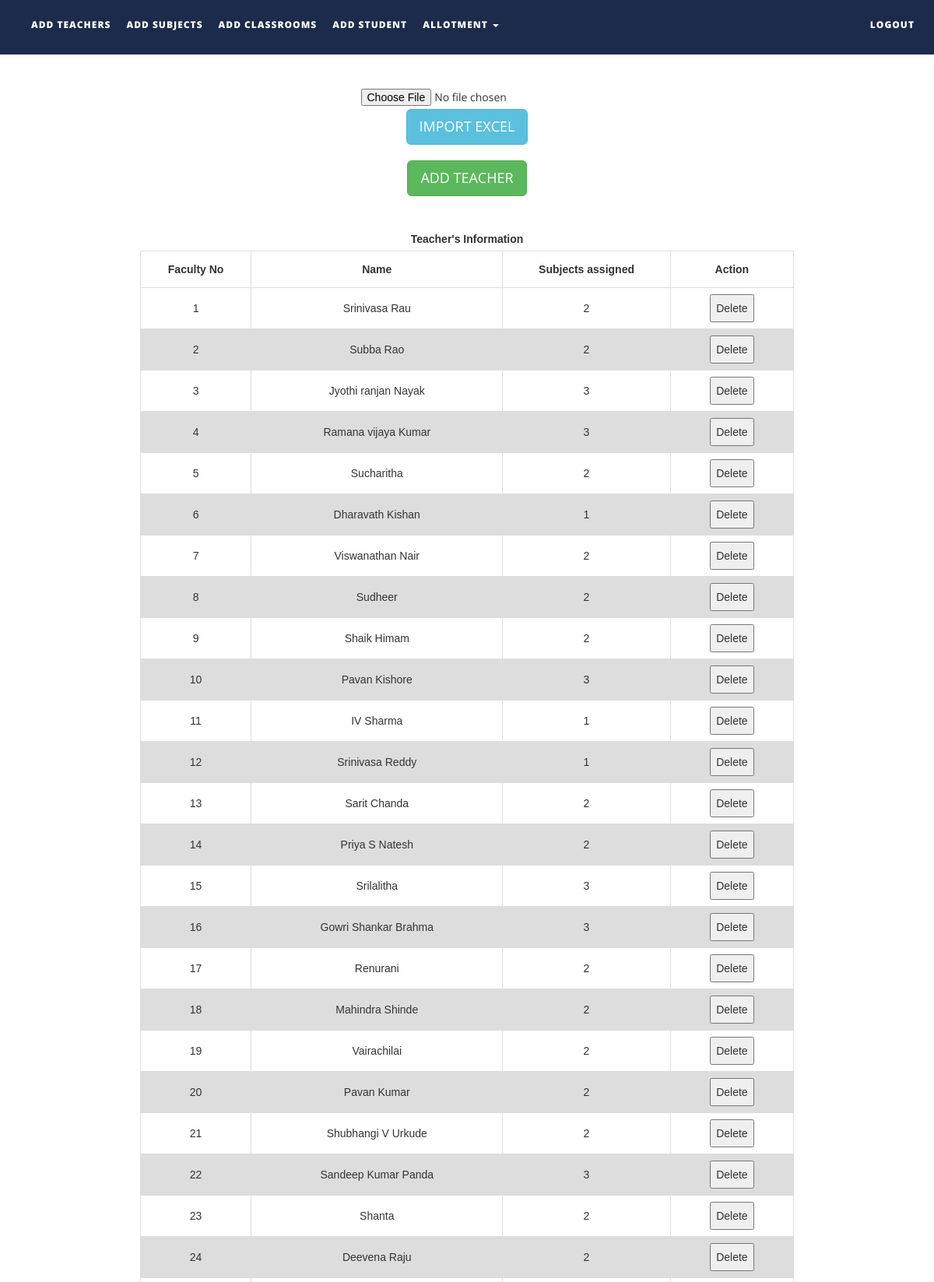
Screenshot of /addteachers.php (upper part) with the database file from the repository.
### tables this page shows
CREATE TABLE `faculty` (
  `fid` int(11) NOT NULL,
  `F_name` varchar(20) DEFAULT NULL,
  `DELETED` varchar(5) DEFAULT NULL
);

### SRC/addteachers.php (the view, shortened to what this page needs)
<!DOCTYPE html>
<html xmlns="http://www.w3.org/1999/xhtml">
<head>
    <link href="assets/css/bootstrap.css" rel="stylesheet"/>
    <link href="assets/css/font-awesome.min.css" rel="stylesheet"/>
    <link href="assets/css/flexslider.css" rel="stylesheet"/>
    <link href="assets/css/style.css" rel="stylesheet"/>
</head>
<body>
<div class="navbar navbar-inverse navbar-fixed-top " id="menu">
    <div class="container">
        <div class="navbar-collapse collapse move-me">
            <ul class="nav navbar-nav navbar-left">
                <li><a href="addteachers.php">ADD TEACHERS</a></li>
                <li><a href="addsubjects.php">ADD SUBJECTS</a></li>
                <li><a href="addclassrooms.php">ADD CLASSROOMS</a></li>
				<li><a href="addstudent.php">ADD STUDENT</a></li>
                <li class="dropdown"><a class="dropdown-toggle" data-toggle="dropdown" aria-expanded="false">ALLOTMENT
                        <span class="caret"></span></a>
                </li>
            </ul>
            <ul class="nav navbar-nav navbar-right">
                <li><a href="index.php">LOGOUT</a></li>
            </ul>
        </div>
    </div>
</div>
<br>
<div align="center" style="margin-top:80px">
    <form name="import" method="post" enctype="multipart/form-data">
        <input type="file" name="file"/>
        <input type="submit" name="teacherexcel" id="teacherexcel" class="btn btn-info btn-lg" value="IMPORT EXCEL"/>
    </form>
</div>
<div align="center" style="margin-top:20px">
    <button id="teachermanual" class="btn btn-success btn-lg">ADD TEACHER</button>
</div>
<div>
    <br>
    <table id=teacherstable align="center">
        <caption><strong>Teacher's Information </strong></caption>
        <tr>
            <th width="50">Faculty No</th>
            <th width="150">Name</th>
            <th width="100">Subjects assigned</th>
             <th width="40">Action</th>
        </tr>
        <tbody>
        <?php
        $q = mysqli_query(mysqli_connect("localhost", "root", "", "ttms"),
            "SELECT f.fid,f.F_name,count(c.fid)  as subjects_assigned FROM faculty f,course c  where DELETED = \"N\"  and c.fid=f.fid group by c.fid ORDER BY fid ASC");
        while ($row = mysqli_fetch_assoc($q)) {
            echo "<tr><td>{$row['fid']}</td>
                    <td>{$row['F_name']}</td>
                    <td>{$row['subjects_assigned']}</td><td>
                    <button>Delete</button></td>
                    </tr>\n";
        }
        ?>
        </tbody>
    </table>
</div>
</body>
</html>

### SRC/assets/css/style.css (style rules this page uses)
#menu { background-color: rgba(28, 43, 75, 1); color: #fff; font-size: 12px; font-weight: 900; letter-spacing: 1px; min-height: 70px; }
.navbar-inverse { border-color: transparent; }
.navbar-inverse .navbar-nav > li > a, .navbar-inverse .navbar-nav > li > a:hover { color: #FFF; padding: 22px 10px; }

### SRC/addteachers.php (style rules this page uses)
table { margin-top: 10px; margin-bottom: 50px; font-family: arial, sans-serif; border-collapse: collapse; width: 70%; }
td, th { border: 1px solid #dddddd; text-align: center; padding: 8px; }
tr:nth-child(even) { background-color: #dddddd; }

### rows the page displays
faculty: fid "1", F_name "Srinivasa Rau", subjects_assigned "2"
faculty: fid "2", F_name "Subba Rao", subjects_assigned "2"
faculty: fid "3", F_name "Jyothi ranjan Nayak", subjects_assigned "3"
faculty: fid "4", F_name "Ramana vijaya Kumar", subjects_assigned "3"
faculty: fid "5", F_name "Sucharitha", subjects_assigned "2"
faculty: fid "6", F_name "Dharavath Kishan", subjects_assigned "1"
faculty: fid "7", F_name "Viswanathan Nair", subjects_assigned "2"
faculty: fid "8", F_name "Sudheer", subjects_assigned "2"
faculty: fid "9", F_name "Shaik Himam", subjects_assigned "2"
faculty: fid "10", F_name "Pavan Kishore", subjects_assigned "3"
faculty: fid "11", F_name "IV Sharma", subjects_assigned "1"
faculty: fid "12", F_name "Srinivasa Reddy", subjects_assigned "1"
faculty: fid "13", F_name "Sarit Chanda", subjects_assigned "2"
faculty: fid "14", F_name "Priya S Natesh", subjects_assigned "2"
faculty: fid "15", F_name "Srilalitha", subjects_assigned "3"
faculty: fid "16", F_name "Gowri Shankar Brahma", subjects_assigned "3"
faculty: fid "17", F_name "Renurani", subjects_assigned "2"
faculty: fid "18", F_name "Mahindra Shinde", subjects_assigned "2"
faculty: fid "19", F_name "Vairachilai", subjects_assigned "2"
faculty: fid "20", F_name "Pavan Kumar", subjects_assigned "2"
faculty: fid "21", F_name "Shubhangi V Urkude", subjects_assigned "2"
faculty: fid "22", F_name "Sandeep Kumar Panda", subjects_assigned "3"
faculty: fid "23", F_name "Shanta", subjects_assigned "2"
faculty: fid "24", F_name "Deevena Raju", subjects_assigned "2"
